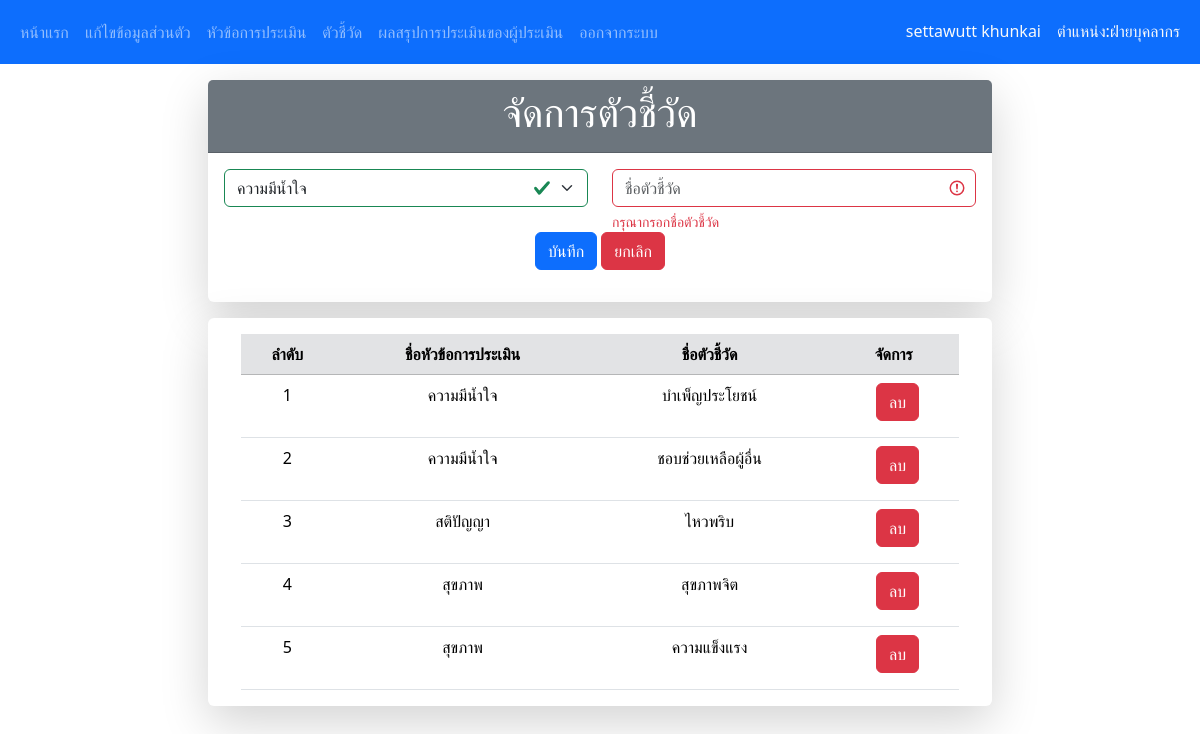
The page /indicate.php (signed in) on the database its author committed.
### tables this page shows
CREATE TABLE `tb_member` (
  `id_member` int(11) NOT NULL,
  `fname` varchar(100) NOT NULL,
  `lname` varchar(100) NOT NULL,
  `email` varchar(100) NOT NULL,
  `username` varchar(100) NOT NULL,
  `password` int(11) NOT NULL,
  `role` enum('ฝ่ายบุคลากร','ผู้ประเมิน','') NOT NULL
);

CREATE TABLE `tb_indicate` (
  `id_indicate` int(11) NOT NULL,
  `id_topic` int(11) NOT NULL,
  `name_indicate` varchar(100) NOT NULL
);

CREATE TABLE `tb_topic` (
  `id_topic` int(11) NOT NULL,
  `name_topic` varchar(100) NOT NULL
);

### indicate.php (the view, shortened to what this page needs)
<?php
    include "connect_db.php";
    $sql="select * from tb_member where username='$_SESSION[username]'and role='$_SESSION[role]'";
    $result=mysqli_query($conn,$sql);
    $read=mysqli_fetch_assoc($result);
    $fname=$read['fname'];
    $lname=$read['lname'];
    $role=$read['role'];
?>
<!DOCTYPE html>
<html lang="th">
<head>
  <link href="css/bootstrap.min.css" rel="stylesheet">
</head>
<body>
<?php include "navbar.php";?>
    <div class="container-fluid">
        <div class="row mt-3" style="justify-content: center;">
            <div class="col-12" style="display: flex; justify-content: center;">
                <div class="col-8">
                    <div class="card shadow-lg" style="border: none;">
                        <div class="card-header bg-secondary"><h1 class="text-center text-white">จัดการตัวชี้วัด</h1></div>
                        <div class="card-body">
                            <form action="saveIndicate.php" class="was-validated" method="post">
                                <div class="row" style="justify-content: center;">
                                    <div class="col-6 mb-3">
                                        <select class="form-select" name="id_topic" id="">
                                            <?php
                                                include "connect_db.php";
                                                $sql = "select * from tb_topic order by id_topic desc";
                                                $result = $conn->query($sql);
                                                foreach($result as $row){
                                            ?>
                                                <option value="<?php echo $row['id_topic']; ?>"><?php echo $row['name_topic']; ?></option>
                                            <?php } ?>
                                        </select>
                                    </div>
                                    <div class="col-6">
                                        <input type="text" placeholder="ชื่อตัวชี้วัด" name="name_indicate" id="name_indicate" class="form-control" required>
                                        <div class="invalid-feedback">กรุณากรอกชื่อตัวชี้วัด</div>
                                    </div>
                                    <div class="col-12 mb-3">
                                        <center>
                                            <button type="submit" class="btn btn-primary text-center text-white" onClick="confirm('ต้องการดำเนินการใช่หรือไม่')"> บันทึก</button>
                                            <button type="reset" class="btn btn-danger text-center text-white"> ยกเลิก</button>
                                        </center>
                                    </div>
                                </div>
                            </form>
                        </div>
                    </div>
                    <div class="card shadow-lg mt-3" style="border: none;">
                        <div class="row" class="">
                            <center>
                                <div class="col-11">
                                    <table class="table mt-3 table-hover">
                                        <thead class="table-secondary">
                                            <tr>
                                                <th class="text-center">ลำดับ</th>
                                                <th class="text-center">ชื่อหัวข้อการประเมิน</th>
                                                <th class="text-center">ชื่อตัวชี้วัด</th>
                                                <th class="text-center">จัดการ</th>
                                            </tr>
                                        </thead>
                                        <?php
                                            include "connect_db.php";
                                            $sql = "select * from tb_topic,tb_indicate where tb_topic.id_topic = tb_indicate.id_topic order by id_indicate desc";
                                            $result = $conn->query($sql);
                                            $n = 0;
                                            $total_indicate = $result->num_rows;
                                        ?>
                                        <tbody>
                                            <?php if($total_indicate > 0){ ?>
                                                <?php foreach($result as $row){
                                                    $n++;
                                                ?>
                                                <tr>
                                                    <td class="text-center"><?php echo $n; ?></td>
                                                    <td class="text-center"><?php echo $row['name_topic']; ?></td>
                                                    <td class="text-center"><?php echo $row['name_indicate']; ?></td>
                                                    <td class="text-center">
                                                        <a href="deleteIndicate.php?id_indicate=<?php echo $row['id_indicate']; ?>" class="text-center btn btn-danger text-white ms-2 mb-2" onclick="alert('ต้องการลบข้อมูลชุดนี้ใช่หรือไม่')">ลบ</a>
                                                    </td>
                                                </tr>
                                                <?php } ?>
                                            <?php }else{ ?>
                                                <tr>
                                                    <td class="text-center text-danger" colspan="4">ไม่มีข้อมูล</td>
                                                </tr>
                                            <?php } ?>
                                        </tbody>
                                    </table>
                                </center>
                            </div>
                        </div>
                    </div>
                </div>
            </div>
        </div>
</body>
</html>

### navbar.php (shortened to what this page needs)
<?php
  $navbarColor = $role == "ฝ่ายบุคลากร" ? "bg-primary" : "bg-danger";
?>
<nav class="navbar navbar-expand-sm <?php echo $navbarColor; ?> navbar-dark">
  <div class="container-fluid">
    <div class="collapse navbar-collapse" id="collapsibleNavbar">
      <ul class="navbar-nav">
        <?php if($role=="ฝ่ายบุคลากร"){ ?>
          <li class="nav-item">
            <a class="nav-link" href="staff1.php">หน้าแรก</a>
          </li>
          <li class="nav-item">
            <a class="nav-link" href="profile.php">แก้ไขข้อมูลส่วนตัว</a>
          </li>
          <li class="nav-item">
            <a class="nav-link" href="topic.php">หัวข้อการประเมิน</a>
          </li>
          <li class="nav-item">
            <a class="nav-link" href="indicate.php">ตัวชี้วัด</a>
          </li>
          <li class="nav-item">
            <a class="nav-link" href="score_member.php">ผลสรุปการประเมินของผู้ประเมิน</a>
          </li>
        <?php } ?>
        <li class="nav-item">
          <a class="nav-link" href="logout.php" onclick="return confirm('ต้องการออกจากระบบหรือไม่')">ออกจากระบบ</a>
        </li>
      </ul>
    </div>
     <h1 class="text-light nav-link m-2"><?php echo "$fname  $lname"; ?></h1>
      <br><br>
     <h1 class="text-light nav-link m-2">ตำแหน่ง:<?php echo "$role"; ?></h1>
  </div>
</nav>

### rows shown on the page
tb_member: fname "settawutt", lname "khunkai", role "ฝ่ายบุคลากร"
tb_indicate: id_topic.name_topic "ความมีน้ำใจ", name_indicate "บำเพ็ญประโยชน์"
tb_indicate: id_topic.name_topic "ความมีน้ำใจ", name_indicate "ชอบช่วยเหลือผู้อื่น"
tb_indicate: id_topic.name_topic "สติปัญญา", name_indicate "ไหวพริบ"
tb_indicate: id_topic.name_topic "สุขภาพ", name_indicate "สุขภาพจิต"
tb_indicate: id_topic.name_topic "สุขภาพ", name_indicate "ความแข็งแรง"

### other values the page prints
form field id_topic "ความมีน้ำใจ"
